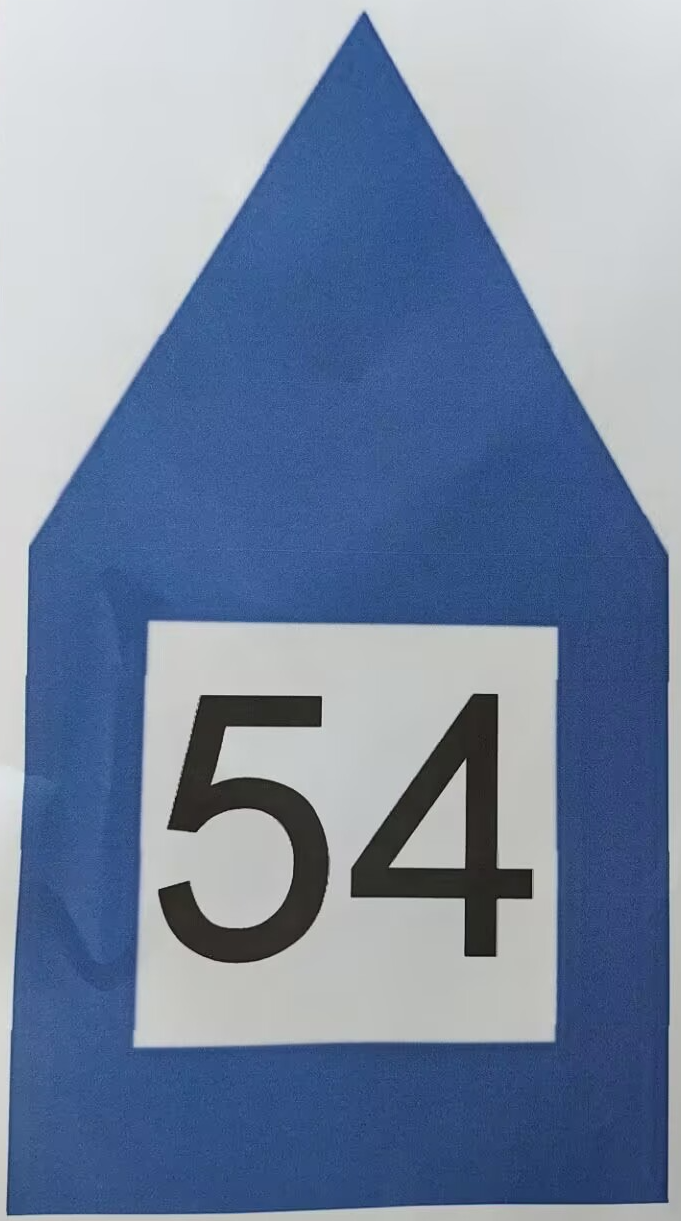
#> input picture temp.png, 681 x 1221 px
$ python hic_test.py
#> lines starting #> are read from the running program, lines starting #| are printed output that depends on the picture; after the words box and inside, x2 and y2 are one past the last pixel; in counts of white or black regions, pixels touching at a corner belong together
import numpy as np
import cv2

roi = cv2.imread('temp.png')
#> roi is the input picture: shape (1221, 681, 3); mean B, G, R 162.3, 135.8, 119.4
hsv_roi = cv2.cvtColor(roi, cv2.COLOR_BGR2HSV)
#> hsv_roi: shape (1221, 681, 3); mean H, S, V 92.5, 82.9, 163

frame = cv2.imread('pic2.jpg')
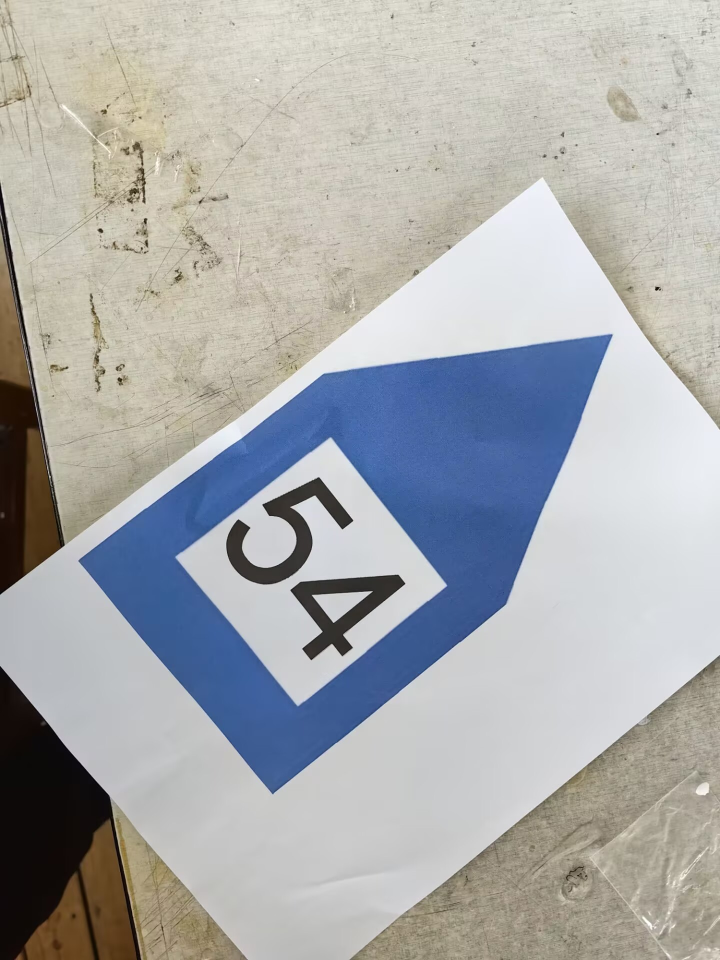
#> input picture pic2.jpg, 1440 x 1920 px (shown at 1/2 size)
#> frame is the input picture: shape (1920, 1440, 3); mean B, G, R 172.6, 171.9, 170.5
(h, w) = frame.shape[:2]
#> h = 1920; w = 1440
frame = cv2.resize(frame, (w//4, h//4))
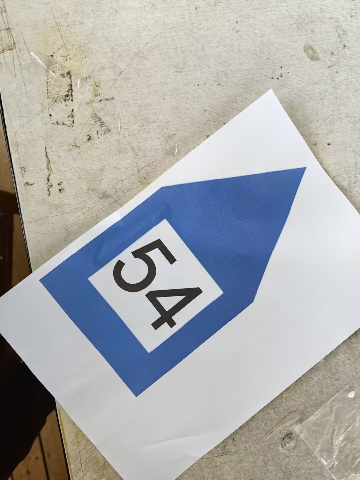
#> frame: shape (480, 360, 3); mean B, G, R 172.7, 172, 170.6
hsv = cv2.cvtColor(frame, cv2.COLOR_BGR2HSV)
#> hsv: shape (480, 360, 3); mean H, S, V 55.8, 43.1, 184

roi_hist = cv2.calcHist([hsv_roi], [0], None, [180], [0, 180])
#> roi_hist = 180 values, max 220013 at index 109, min 0 at index 1, mean 4619.5
cv2.normalize(roi_hist, roi_hist, 0, 255, cv2.NORM_MINMAX)
dst = cv2.calcBackProject([hsv], [0], roi_hist, [0, 180], 1)
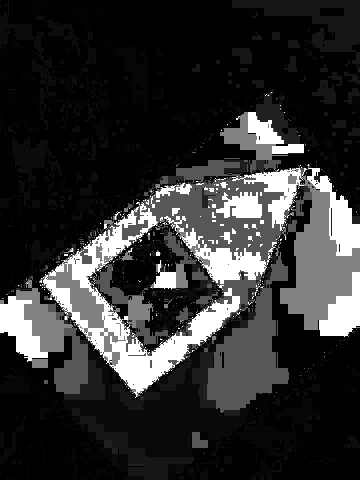
#> dst: shape (480, 360); min 0, max 255, mean 48.8

disc = cv2.getStructuringElement(cv2.MORPH_ELLIPSE, (5, 5))
cv2.filter2D(dst, -1, disc, dst)
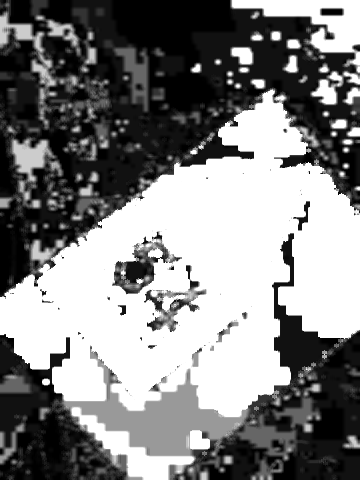
#> dst: shape (480, 360); min 0, max 255, mean 131.4
ret, thresh = cv2.threshold(dst, 50, 255, 0)
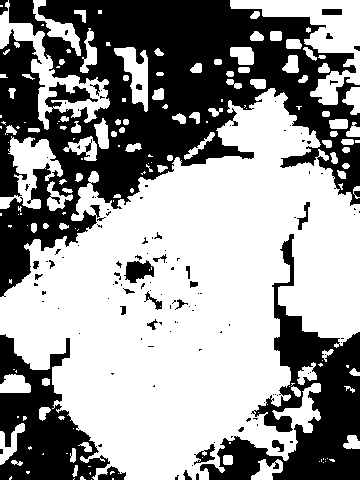
#> thresh: shape (480, 360); 59.6% white; 124 black regions (95 under 20 px), largest, box (x1, y1, x2, y2) and area: (0, 0, 360, 297) 46940, (200, 234, 360, 480) 12592, (0, 334, 110, 480) 7887
thresh = cv2.merge((thresh, thresh, thresh))
res = cv2.bitwise_and(frame, thresh)
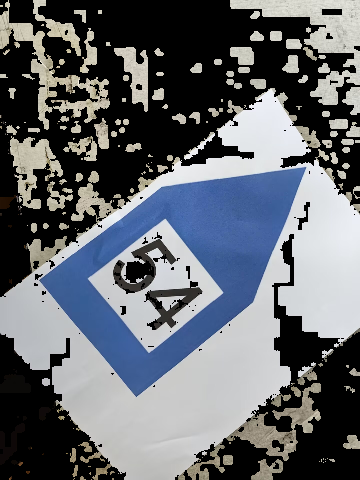
#> res: shape (480, 360, 3); mean B, G, R 109.4, 103.4, 99.4
# res = np.vstack([frame, thresh, res])

cv2.imshow('res', res)

if(cv2.waitKey(0) & 0xFF == ord('q')):
#> (key q is pressed here)
    cv2.destroyAllWindows()
